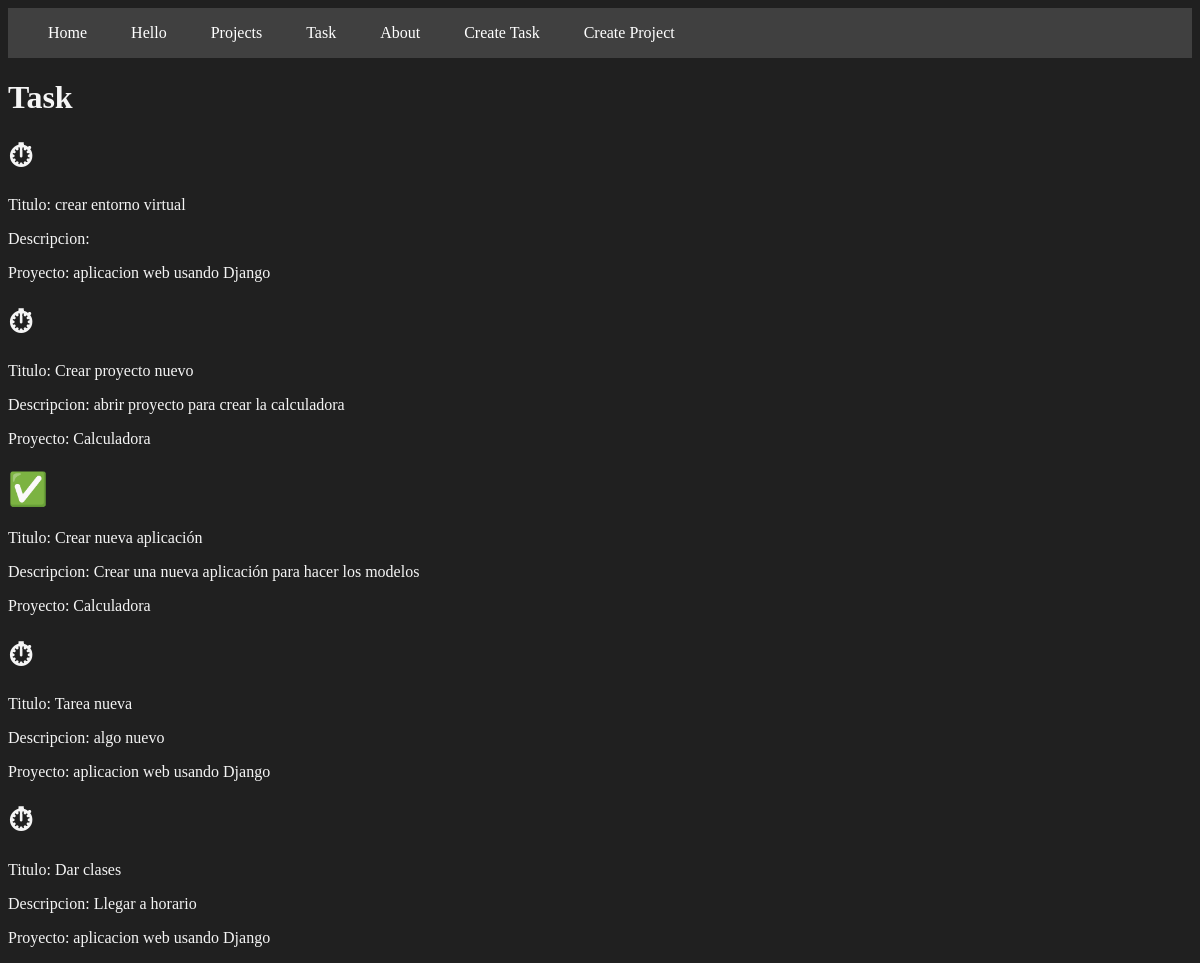
Page /task/ on the committed database.
### myapp/models.py (models this page shows, shortened)
class Task(models.Model):
    title = models.CharField(max_length=200)
    description = models.TextField()
    project = models.ForeignKey(Project, on_delete=models.CASCADE)
    done = models.BooleanField(default=False)

class Project(models.Model):
    name = models.CharField(max_length=200)
    def __str__(self):
        return self.name

### myapp/views.py (the view)
# urls.py: path('task/', views.task, name='task'),
def task(request):
    tasks = Task.objects.all()
    return render(request, 'task/task.html', {
        'tasks': tasks
    })

### myapp/templates/task/task.html
{% extends "layouts/base.html" %}
{% block content %}
<h1>Task</h1>
{% for task in tasks %}
<h1>{% if task.done == False %} ⏱ {% else %} &#x2705 {% endif %}</h1>
<p>Titulo: {{task.title}}</p>
<p>Descripcion: {{task.description}}</p>
<p>Proyecto: {{task.project}}</p>
{% endfor %}
{% endblock %}

### myapp/static/styles/style.css (style rules this page uses)
body { background: #202020; color: whitesmoke; }

### rows in the picture
Task: title "crear entorno virtual", project "aplicacion web usando Django"
Task: title "Crear proyecto nuevo", description "abrir proyecto para crear la calculadora", project "Calculadora"
Task: title "Crear nueva aplicación", description "Crear una nueva aplicación para hacer los modelos", project "Calculadora"
Task: title "Tarea nueva", description "algo nuevo", project "aplicacion web usando Django"
Task: title "Dar clases", description "Llegar a horario", project "aplicacion web usando Django"
